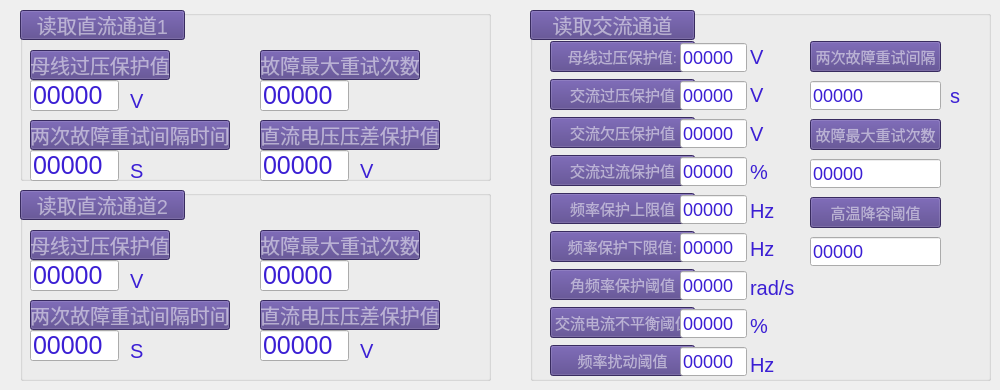
   <widget class="QWidget" name="tab">
    <attribute name="title">
     <string>保护参数</string>
    </attribute>
    <widget class="QGroupBox" name="groupBox_4">
     <property name="geometry">
      <rect>
       <x>20</x>
       <y>10</y>
       <width>471</width>
       <height>171</height>
      </rect>
     </property>
     <property name="styleSheet">
      <string notr="true"> color: rgba(255,255,255,0.5);
font-size: 20px;</string>
     </property>
     <property name="title">
      <string/>
     </property>
     <widget class="QPushButton" name="pushButton_32">
      <property name="geometry">
       <rect>
        <x>0</x>
        <y>0</y>
        <width>165</width>
        <height>30</height>
       </rect>
      </property>
      <property name="styleSheet">
       <string notr="true">    background: rgb(79, 60, 133);;</string>
      </property>
      <property name="text">
       <string>读取直流通道1</string>
      </property>
     </widget>
     <widget class="QLineEdit" name="lineEdit_27">
      <property name="geometry">
       <rect>
        <x>240</x>
        <y>70</y>
        <width>89</width>
        <height>31</height>
       </rect>
      </property>
      <property name="styleSheet">
       <string notr="true">font-size: 25px;
color: rgb(59, 31, 212);</string>
      </property>
      <property name="text">
       <string>00000</string>
      </property>
     </widget>
     <widget class="QLineEdit" name="lineEdit_29">
      <property name="geometry">
       <rect>
        <x>240</x>
        <y>140</y>
        <width>89</width>
        <height>31</height>
       </rect>
      </property>
      <property name="styleSheet">
       <string notr="true">font-size: 25px;
color: rgb(59, 31, 212);</string>
      </property>
      <property name="text">
       <string>00000</string>
      </property>
     </widget>
     <widget class="QLineEdit" name="lineEdit_26">
      <property name="geometry">
       <rect>
        <x>10</x>
        <y>70</y>
        <width>89</width>
        <height>31</height>
       </rect>
      </property>
      <property name="styleSheet">
       <string notr="true">
color: rgb(59, 31, 212);
font-size: 25px;</string>
      </property>
      <property name="text">
       <string>00000</string>
      </property>
     </widget>
     <widget class="QLineEdit" name="lineEdit_28">
      <property name="geometry">
       <rect>
        <x>10</x>
        <y>140</y>
        <width>89</width>
        <height>31</height>
       </rect>
      </property>
      <property name="styleSheet">
       <string notr="true">font-size: 25px;
color: rgb(59, 31, 212);</string>
      </property>
      <property name="text">
       <string>00000</string>
      </property>
     </widget>
     <widget class="QPushButton" name="pushButton_33">
      <property name="geometry">
       <rect>
        <x>10</x>
        <y>40</y>
        <width>140</width>
        <height>30</height>
       </rect>
      </property>
      <property name="styleSheet">
       <string notr="true">    background: rgb(79, 60, 133);;</string>
      </property>
      <property name="text">
       <string>母线过压保护值</string>
      </property>
     </widget>
     <widget class="QPushButton" name="pushButton_35">
      <property name="geometry">
       <rect>
        <x>10</x>
        <y>110</y>
        <width>200</width>
        <height>30</height>
       </rect>
      </property>
      <property name="styleSheet">
       <string notr="true">    background: rgb(79, 60, 133);;</string>
      </property>
      <property name="text">
       <string>两次故障重试间隔时间</string>
      </property>
     </widget>
     <widget class="QPushButton" name="pushButton_34">
      <property name="geometry">
       <rect>
        <x>240</x>
        <y>40</y>
        <width>160</width>
        <height>30</height>
       </rect>
      </property>
      <property name="styleSheet">
       <string notr="true">    background: rgb(79, 60, 133);;</string>
      </property>
      <property name="text">
       <string>故障最大重试次数</string>
      </property>
     </widget>
     <widget class="QPushButton" name="pushButton_36">
      <property name="geometry">
       <rect>
        <x>240</x>
        <y>110</y>
        <width>180</width>
        <height>30</height>
       </rect>
      </property>
      <property name="styleSheet">
       <string notr="true">    background: rgb(79, 60, 133);;</string>
      </property>
      <property name="text">
       <string>直流电压压差保护值</string>
      </property>
     </widget>
     <widget class="QLabel" name="label_239">
      <property name="geometry">
       <rect>
        <x>110</x>
        <y>80</y>
        <width>31</width>
        <height>21</height>
       </rect>
      </property>
      <property name="styleSheet">
       <string notr="true">font: 17px &quot;Ubuntu&quot;;
color: rgb(59, 31, 212);
</string>
      </property>
      <property name="text">
       <string>V</string>
      </property>
     </widget>
     <widget class="QLabel" name="label_240">
      <property name="geometry">
       <rect>
        <x>110</x>
        <y>150</y>
        <width>31</width>
        <height>21</height>
       </rect>
      </property>
      <property name="styleSheet">
       <string notr="true">font: 17px &quot;Ubuntu&quot;;
color: rgb(59, 31, 212);</string>
      </property>
      <property name="text">
       <string>S</string>
      </property>
     </widget>
     <widget class="QLabel" name="label_241">
      <property name="geometry">
       <rect>
        <x>340</x>
        <y>150</y>
        <width>41</width>
        <height>21</height>
       </rect>
      </property>
      <property name="styleSheet">
       <string notr="true">font: 17px &quot;Ubuntu&quot;;
color: rgb(59, 31, 212);</string>
      </property>
      <property name="text">
       <string>V</string>
      </property>
     </widget>
     <widget class="QLabel" name="label_243">
      <property name="geometry">
       <rect>
        <x>140</x>
        <y>170</y>
        <width>31</width>
        <height>21</height>
       </rect>
      </property>
      <property name="styleSheet">
       <string notr="true">font: 17px &quot;Ubuntu&quot;;
color: rgb(253, 252, 252);
</string>
      </property>
      <property name="text">
       <string>S</string>
      </property>
     </widget>
    </widget>
    <widget class="QGroupBox" name="groupBox_5">
     <property name="geometry">
      <rect>
       <x>530</x>
       <y>10</y>
       <width>461</width>
       <height>371</height>
      </rect>
     </property>
     <property name="styleSheet">
      <string notr="true"> color: rgba(255,255,255,0.5);
font-size: 20px;</string>
     </property>
     <property name="title">
      <string/>
     </property>
     <widget class="QPushButton" name="pushButton_37">
      <property name="geometry">
       <rect>
        <x>0</x>
        <y>0</y>
        <width>165</width>
        <height>30</height>
       </rect>
      </property>
      <property name="styleSheet">
       <string notr="true">    background: rgb(79, 60, 133);;</string>
      </property>
      <property name="text">
       <string>读取交流通道</string>
      </property>
     </widget>
     <widget class="QWidget" name="layoutWidget_5">
      <property name="geometry">
       <rect>
        <x>20</x>
        <y>30</y>
        <width>145</width>
        <height>341</height>
       </rect>
      </property>
      <layout class="QVBoxLayout" name="verticalLayout_10">
       <item>
        <widget class="QPushButton" name="pushButton_38">
         <property name="styleSheet">
          <string notr="true">    background: rgb(79, 60, 133);;
font-size: 15px;</string>
         </property>
         <property name="text">
          <string>母线过压保护值:</string>
         </property>
        </widget>
       </item>
       <item>
        <widget class="QPushButton" name="pushButton_39">
         <property name="styleSheet">
          <string notr="true">    background: rgb(79, 60, 133);;
font-size: 15px;</string>
         </property>
         <property name="text">
          <string>交流过压保护值</string>
         </property>
        </widget>
       </item>
       <item>
        <widget class="QPushButton" name="pushButton_40">
         <property name="styleSheet">
          <string notr="true">    background: rgb(79, 60, 133);;
font-size: 15px;</string>
         </property>
         <property name="text">
          <string>交流欠压保护值</string>
         </property>
        </widget>
       </item>
       <item>
        <widget class="QPushButton" name="pushButton_41">
         <property name="styleSheet">
          <string notr="true">    background: rgb(79, 60, 133);;
font-size: 15px;</string>
         </property>
         <property name="text">
          <string>交流过流保护值</string>
         </property>
        </widget>
       </item>
       <item>
        <widget class="QPushButton" name="pushButton_42">
         <property name="styleSheet">
          <string notr="true">    background: rgb(79, 60, 133);;
font-size: 15px;</string>
         </property>
         <property name="text">
          <string>频率保护上限值</string>
         </property>
        </widget>
       </item>
       <item>
        <widget class="QPushButton" name="pushButton_43">
         <property name="styleSheet">
          <string notr="true">    background: rgb(79, 60, 133);;
font-size: 15px;</string>
         </property>
         <property name="text">
          <string>频率保护下限值:</string>
         </property>
        </widget>
       </item>
       <item>
        <widget class="QPushButton" name="pushButton_44">
         <property name="styleSheet">
          <string notr="true">    background: rgb(79, 60, 133);;
font-size: 15px;</string>
         </property>
         <property name="text">
          <string>角频率保护阈值</string>
         </property>
        </widget>
       </item>
       <item>
        <widget class="QPushButton" name="pushButton_45">
         <property name="styleSheet">
          <string notr="true">    background: rgb(79, 60, 133);;
font-size: 15px;</string>
         </property>
         <property name="text">
          <string>交流电流不平衡阈值</string>
         </property>
        </widget>
       </item>
       <item>
        <widget class="QPushButton" name="pushButton_46">
         <property name="styleSheet">
          <string notr="true">    background: rgb(79, 60, 133);;
font-size: 15px;</string>
         </property>
         <property name="text">
          <string>频率扰动阈值</string>
         </property>
        </widget>
       </item>
      </layout>
     </widget>
     <widget class="QWidget" name="layoutWidget_6">
      <property name="geometry">
       <rect>
        <x>150</x>
        <y>30</y>
        <width>67</width>
        <height>341</height>
       </rect>
      </property>
      <layout class="QVBoxLayout" name="verticalLayout_11">
       <item>
        <widget class="QLineEdit" name="lineEdit_30">
         <property name="styleSheet">
          <string notr="true">
color: rgb(59, 31, 212);
font-size: 18px;</string>
         </property>
         <property name="text">
          <string>00000</string>
         </property>
        </widget>
       </item>
       <item>
        <widget class="QLineEdit" name="lineEdit_31">
         <property name="styleSheet">
          <string notr="true">
color: rgb(59, 31, 212);
font-size: 18px;</string>
         </property>
         <property name="text">
          <string>00000</string>
         </property>
        </widget>
       </item>
       <item>
        <widget class="QLineEdit" name="lineEdit_32">
         <property name="styleSheet">
          <string notr="true">
color: rgb(59, 31, 212);
font-size: 18px;</string>
         </property>
         <property name="text">
          <string>00000</string>
         </property>
        </widget>
       </item>
       <item>
        <widget class="QLineEdit" name="lineEdit_33">
         <property name="styleSheet">
          <string notr="true">
color: rgb(59, 31, 212);
font-size: 18px;</string>
         </property>
         <property name="text">
          <string>00000</string>
         </property>
        </widget>
       </item>
       <item>
        <widget class="QLineEdit" name="lineEdit_34">
         <property name="styleSheet">
          <string notr="true">
color: rgb(59, 31, 212);
font-size: 18px;</string>
         </property>
         <property name="text">
          <string>00000</string>
         </property>
        </widget>
       </item>
       <item>
        <widget class="QLineEdit" name="lineEdit_35">
         <property name="styleSheet">
          <string notr="true">
color: rgb(59, 31, 212);
font-size: 18px;</string>
         </property>
         <property name="text">
          <string>00000</string>
         </property>
        </widget>
       </item>
       <item>
        <widget class="QLineEdit" name="lineEdit_36">
         <property name="styleSheet">
          <string notr="true">
color: rgb(59, 31, 212);
font-size: 18px;</string>
         </property>
         <property name="text">
          <string>00000</string>
         </property>
        </widget>
       </item>
       <item>
        <widget class="QLineEdit" name="lineEdit_37">
         <property name="styleSheet">
          <string notr="true">
color: rgb(59, 31, 212);
font-size: 18px;</string>
         </property>
         <property name="text">
          <string>00000</string>
         </property>
        </widget>
       </item>
       <item>
        <widget class="QLineEdit" name="lineEdit_38">
         <property name="styleSheet">
          <string notr="true">
color: rgb(59, 31, 212);
font-size: 18px;x;</string>
         </property>
         <property name="text">
          <string>00000</string>
         </property>
        </widget>
       </item>
      </layout>
     </widget>
     <widget class="QWidget" name="layoutWidget">
      <property name="geometry">
       <rect>
        <x>280</x>
        <y>28</y>
        <width>131</width>
        <height>231</height>
       </rect>
      </property>
      <layout class="QVBoxLayout" name="verticalLayout_8">
       <item>
        <widget class="QPushButton" name="pushButton_47">
         <property name="styleSheet">
          <string notr="true">    background: rgb(79, 60, 133);;
font-size: 15px;</string>
         </property>
         <property name="text">
          <string>两次故障重试间隔</string>
         </property>
        </widget>
       </item>
       <item>
        <widget class="QLineEdit" name="lineEdit_39">
         <property name="styleSheet">
          <string notr="true">
color: rgb(59, 31, 212);
font-size: 18px;</string>
         </property>
         <property name="text">
          <string>00000</string>
         </property>
        </widget>
       </item>
       <item>
        <widget class="QPushButton" name="pushButton_48">
         <property name="styleSheet">
          <string notr="true">    background: rgb(79, 60, 133);;
font-size: 15px;</string>
         </property>
         <property name="text">
          <string>故障最大重试次数</string>
         </property>
        </widget>
       </item>
       <item>
        <widget class="QLineEdit" name="lineEdit_40">
         <property name="styleSheet">
          <string notr="true">
color: rgb(59, 31, 212);
font-size: 18px;</string>
         </property>
         <property name="text">
          <string>00000</string>
         </property>
        </widget>
       </item>
       <item>
        <widget class="QPushButton" name="pushButton_54">
         <property name="styleSheet">
          <string notr="true">    background: rgb(79, 60, 133);;
font-size: 15px;;</string>
         </property>
         <property name="text">
          <string>高温降容阈值</string>
         </property>
        </widget>
       </item>
       <item>
        <widget class="QLineEdit" name="lineEdit_45">
         <property name="styleSheet">
          <string notr="true">
color: rgb(59, 31, 212);
font-size: 18px;</string>
         </property>
         <property name="text">
          <string>00000</string>
         </property>
        </widget>
       </item>
      </layout>
     </widget>
     <widget class="QLabel" name="label_255">
      <property name="geometry">
       <rect>
        <x>420</x>
        <y>70</y>
        <width>31</width>
        <height>31</height>
       </rect>
      </property>
      <property name="styleSheet">
       <string notr="true">font: 17px &quot;Ubuntu&quot;;
color: rgb(59, 31, 212);</string>
      </property>
      <property name="text">
       <string>s</string>
      </property>
     </widget>
     <widget class="QWidget" name="layoutWidget">
      <property name="geometry">
       <rect>
        <x>220</x>
        <y>30</y>
        <width>51</width>
        <height>341</height>
       </rect>
      </property>
      <layout class="QVBoxLayout" name="verticalLayout_36">
       <item>
        <widget class="QLabel" name="label_246">
         <property name="styleSheet">
          <string notr="true">font: 17px &quot;Ubuntu&quot;;
color: rgb(59, 31, 212);
</string>
         </property>
         <property name="text">
          <string>V</string>
         </property>
        </widget>
       </item>
       <item>
        <widget class="QLabel" name="label_247">
         <property name="styleSheet">
          <string notr="true">font: 17px &quot;Ubuntu&quot;;
color: rgb(59, 31, 212);</string>
         </property>
         <property name="text">
          <string>V</string>
         </property>
        </widget>
       </item>
       <item>
        <widget class="QLabel" name="label_248">
         <property name="styleSheet">
          <string notr="true">font: 17px &quot;Ubuntu&quot;;
color: rgb(59, 31, 212);</string>
         </property>
         <property name="text">
          <string>V</string>
         </property>
        </widget>
       </item>
       <item>
        <widget class="QLabel" name="label_249">
         <property name="styleSheet">
          <string notr="true">font: 17px &quot;Ubuntu&quot;;
color: rgb(59, 31, 212);
</string>
         </property>
         <property name="text">
          <string>%</string>
         </property>
        </widget>
       </item>
       <item>
        <widget class="QLabel" name="label_250">
         <property name="styleSheet">
          <string notr="true">font: 17px &quot;Ubuntu&quot;;
color: rgb(59, 31, 212);</string>
         </property>
         <property name="text">
          <string>Hz</string>
         </property>
        </widget>
       </item>
       <item>
        <widget class="QLabel" name="label_251">
         <property name="styleSheet">
          <string notr="true">font: 17px &quot;Ubuntu&quot;;
color: rgb(59, 31, 212);
</string>
         </property>
         <property name="text">
          <string>Hz</string>
         </property>
        </widget>
       </item>
       <item>
        <widget class="QLabel" name="label_252">
         <property name="styleSheet">
          <string notr="true">font: 17px &quot;Ubuntu&quot;;
color: rgb(59, 31, 212);</string>
         </property>
         <property name="text">
          <string>rad/s</string>
         </property>
        </widget>
       </item>
       <item>
        <widget class="QLabel" name="label_253">
         <property name="styleSheet">
          <string notr="true">font: 17px &quot;Ubuntu&quot;;
color: rgb(59, 31, 212);</string>
         </property>
         <property name="text">
          <string>%</string>
         </property>
        </widget>
       </item>
       <item>
        <widget class="QLabel" name="label_254">
         <property name="styleSheet">
          <string notr="true">font: 17px &quot;Ubuntu&quot;;
color: rgb(59, 31, 212);
</string>
         </property>
         <property name="text">
          <string>Hz</string>
         </property>
        </widget>
       </item>
      </layout>
     </widget>
    </widget>
    <widget class="QGroupBox" name="groupBox_6">
     <property name="geometry">
      <rect>
       <x>20</x>
       <y>190</y>
       <width>471</width>
       <height>191</height>
      </rect>
     </property>
     <property name="styleSheet">
      <string notr="true"> color: rgba(255,255,255,0.5);
font-size: 20px;</string>
     </property>
     <property name="title">
      <string/>
     </property>
     <widget class="QPushButton" name="pushButton_49">
      <property name="geometry">
       <rect>
        <x>0</x>
        <y>0</y>
        <width>165</width>
        <height>30</height>
       </rect>
      </property>
      <property name="styleSheet">
       <string notr="true">    background: rgb(79, 60, 133);;</string>
      </property>
      <property name="text">
       <string>读取直流通道2</string>
      </property>
     </widget>
     <widget class="QLineEdit" name="lineEdit_41">
      <property name="geometry">
       <rect>
        <x>240</x>
        <y>70</y>
        <width>89</width>
        <height>31</height>
       </rect>
      </property>
      <property name="styleSheet">
       <string notr="true">font-size: 25px;
color: rgb(59, 31, 212);</string>
      </property>
      <property name="text">
       <string>00000</string>
      </property>
     </widget>
     <widget class="QLineEdit" name="lineEdit_42">
      <property name="geometry">
       <rect>
        <x>240</x>
        <y>140</y>
        <width>89</width>
        <height>31</height>
       </rect>
      </property>
      <property name="styleSheet">
       <string notr="true">font-size: 25px;
color: rgb(59, 31, 212);</string>
      </property>
      <property name="text">
       <string>00000</string>
      </property>
     </widget>
     <widget class="QLineEdit" name="lineEdit_43">
      <property name="geometry">
       <rect>
        <x>10</x>
        <y>70</y>
        <width>89</width>
        <height>31</height>
       </rect>
      </property>
      <property name="styleSheet">
       <string notr="true">font-size: 25px;
color: rgb(59, 31, 212);</string>
      </property>
      <property name="text">
       <string>00000</string>
      </property>
     </widget>
     <widget class="QLineEdit" name="lineEdit_44">
      <property name="geometry">
       <rect>
        <x>10</x>
        <y>140</y>
        <width>89</width>
        <height>31</height>
       </rect>
      </property>
      <property name="styleSheet">
       <string notr="true">font-size: 25px;
color: rgb(59, 31, 212);</string>
      </property>
      <property name="text">
       <string>00000</string>
      </property>
     </widget>
     <widget class="QPushButton" name="pushButton_50">
      <property name="geometry">
       <rect>
        <x>10</x>
        <y>40</y>
        <width>140</width>
        <height>30</height>
       </rect>
      </property>
      <property name="styleSheet">
       <string notr="true">    background: rgb(79, 60, 133);;</string>
      </property>
      <property name="text">
       <string>母线过压保护值</string>
      </property>
     </widget>
     <widget class="QPushButton" name="pushButton_51">
      <property name="geometry">
       <rect>
        <x>10</x>
        <y>110</y>
        <width>200</width>
        <height>30</height>
       </rect>
      </property>
      <property name="styleSheet">
       <string notr="true">    background: rgb(79, 60, 133);;</string>
      </property>
      <property name="text">
       <string>两次故障重试间隔时间</string>
      </property>
     </widget>
     <widget class="QPushButton" name="pushButton_52">
      <property name="geometry">
       <rect>
        <x>240</x>
        <y>40</y>
        <width>160</width>
        <height>30</height>
       </rect>
      </property>
      <property name="styleSheet">
       <string notr="true">    background: rgb(79, 60, 133);;</string>
      </property>
      <property name="text">
       <string>故障最大重试次数</string>
      </property>
     </widget>
     <widget class="QPushButton" name="pushButton_53">
      <property name="geometry">
       <rect>
        <x>240</x>
        <y>110</y>
        <width>180</width>
        <height>30</height>
       </rect>
      </property>
      <property name="styleSheet">
       <string notr="true">    background: rgb(79, 60, 133);;</string>
      </property>
      <property name="text">
       <string>直流电压压差保护值</string>
      </property>
     </widget>
     <widget class="QLabel" name="label_242">
      <property name="geometry">
       <rect>
        <x>110</x>
        <y>80</y>
        <width>31</width>
        <height>21</height>
       </rect>
      </property>
      <property name="styleSheet">
       <string notr="true">font: 17px &quot;Ubuntu&quot;;
color: rgb(59, 31, 212);
</string>
      </property>
      <property name="text">
       <string>V</string>
      </property>
     </widget>
     <widget class="QLabel" name="label_244">
      <property name="geometry">
       <rect>
        <x>110</x>
        <y>150</y>
        <width>31</width>
        <height>21</height>
       </rect>
      </property>
      <property name="styleSheet">
       <string notr="true">font: 17px &quot;Ubuntu&quot;;
color: rgb(59, 31, 212);
</string>
      </property>
      <property name="text">
       <string>S</string>
      </property>
     </widget>
     <widget class="QLabel" name="label_245">
      <property name="geometry">
       <rect>
        <x>340</x>
        <y>150</y>
        <width>41</width>
        <height>21</height>
       </rect>
      </property>
      <property name="styleSheet">
       <string notr="true">font: 17px &quot;Ubuntu&quot;;
color: rgb(59, 31, 212);</string>
      </property>
      <property name="text">
       <string>V</string>
      </property>
     </widget>
    </widget>
   </widget>
